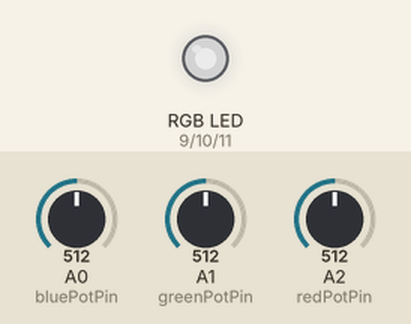
Recording of a sketch running on a simulated Arduino Uno, built with avr-gcc and run on an emulated ATmega328P. Shown: an RGB LED mixed from three pins (HIGH = lit). The inputs (shaded band) are chosen by the test bench; at power-on: A0 (bluePotPin) = 512, A1 (greenPotPin) = 512, A2 (redPotPin) = 512. Dim RGB values are drawn brighter than linear.

Above: at 1.2 s.
1.3 s: A0 (bluePotPin) set to 716
At 2.2 s:
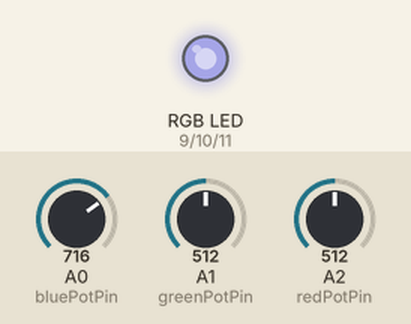
2.8 s: A1 (greenPotPin) set to 716
At 3.3 s:
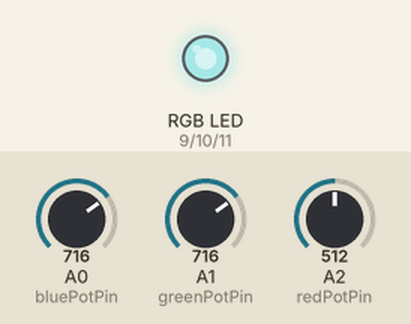
4.3 s: A2 (redPotPin) set to 716
At 5.5 s:
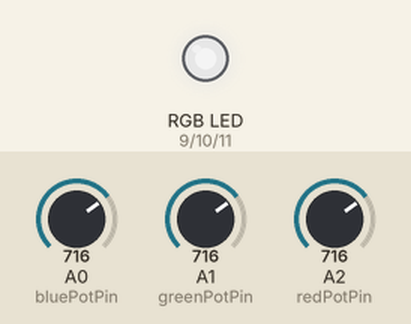
5.8 s: A0 (bluePotPin) set to 900
At 6.8 s:
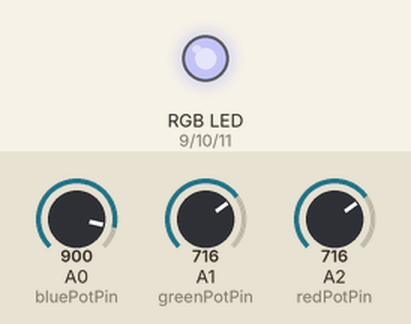
7.3 s: A1 (greenPotPin) set to 900
At 8.0 s:
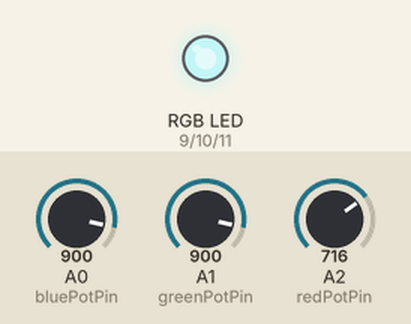
8.8 s: A2 (redPotPin) set to 900
At 9.1 s:
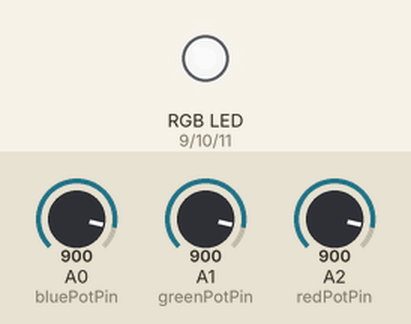
Timing chart, 0 to 11.3 s (numbered marks = the images above; inputs shaded):
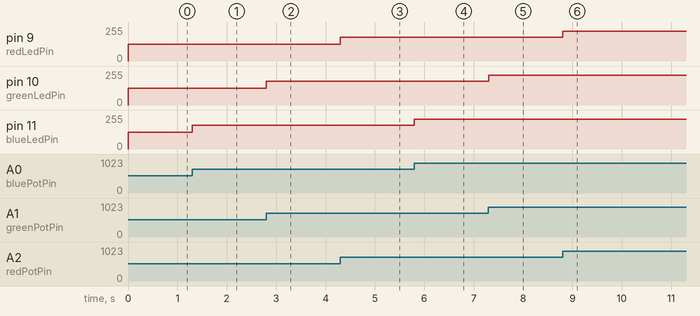

Measured:
- after the input at 1.3 s, pin 11 (blueLedPin): 127/255 → 178/255 at once
- after the input at 2.8 s, pin 10 (greenLedPin): 127/255 → 178/255 at once
- after the input at 4.3 s, pin 9 (redLedPin): 127/255 → 178/255 at once
- after the input at 5.8 s, pin 11 (blueLedPin): 178/255 → 224/255 at once
- after the input at 7.3 s, pin 10 (greenLedPin): 178/255 → 224/255 at once
- after the input at 8.8 s, pin 9 (redLedPin): 178/255 → 224/255 at once

The sketch:

analogRGBControl.ino
```cpp
const int redPotPin = A2;
const int redLedPin = 9;
const int greenPotPin = A1;
const int greenLedPin = 10;
const int bluePotPin = A0;
const int blueLedPin = 11;
int redPotValue = 0;
int redLedValue = 0;
int greenPotValue = 0;
int greenLedValue = 0;
int bluePotValue = 0;
int blueLedValue = 0;
void setup()
{
  pinMode (redLedPin, OUTPUT);
  pinMode (greenLedPin, OUTPUT);
  pinMode (blueLedPin, OUTPUT);
}

void loop()
{
  redPotValue = analogRead (redPotPin);
  redLedValue = map (redPotValue, 0, 1023, 0, 255);

  greenPotValue = analogRead (greenPotPin);
  greenLedValue = map (greenPotValue, 0, 1023, 0, 255);

  bluePotValue = analogRead (bluePotPin);
  blueLedValue = map (bluePotValue, 0, 1023, 0, 255);

  setColor (redLedValue, greenLedValue, blueLedValue);
}

void setColor (int red, int green, int blue)
{
  analogWrite (redLedPin, red);
  analogWrite (greenLedPin, green);
  analogWrite (blueLedPin, blue);
}
```
